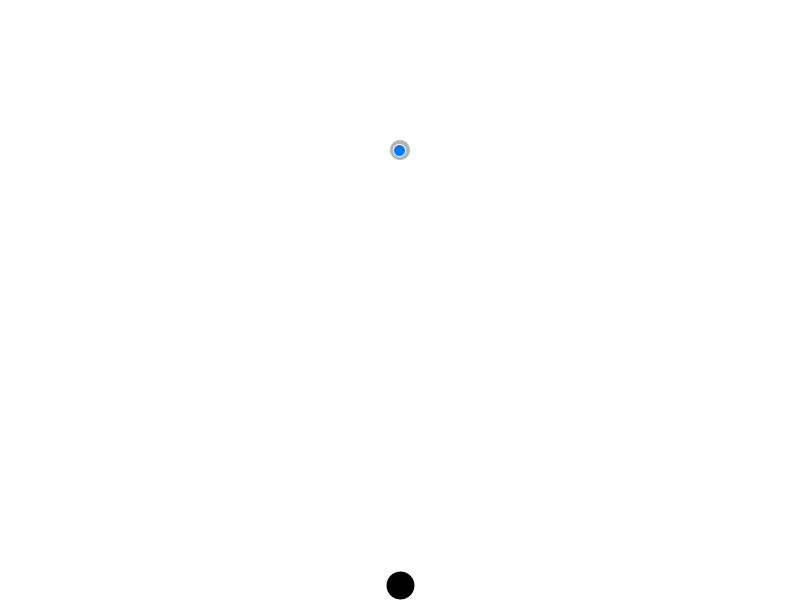
Frame 1 (no input)
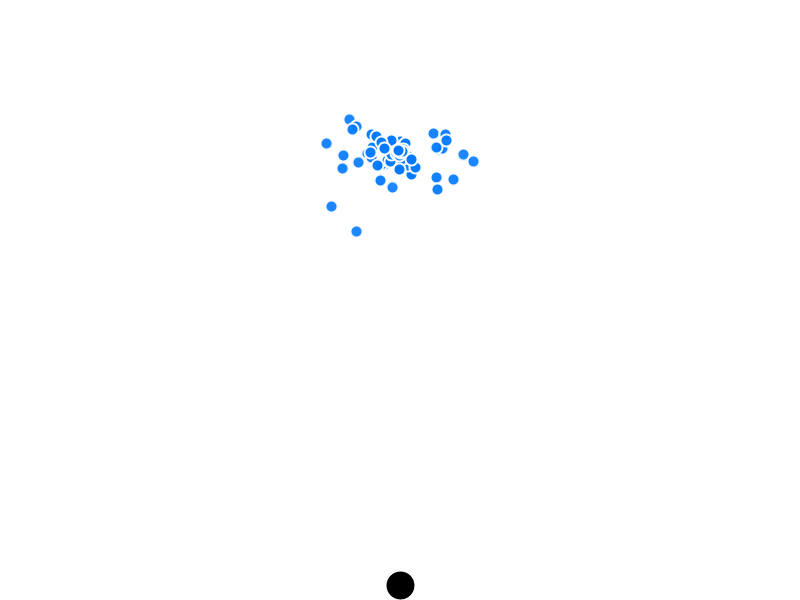
Frame 60 (the mouse pressed at the canvas centre just before this capture)
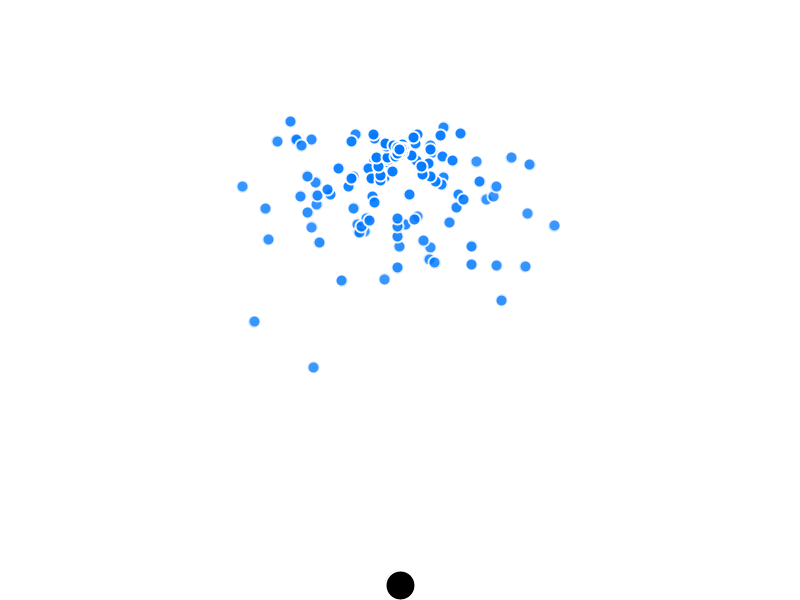
Frame 120 (the mouse held since frame 60 and released just before this capture)

The Processing sketch that drew these frames (run headless with seeded random() and noise(); from frame 60 on, the mouse is pressed at the canvas centre):

// Processing sketch: Labo01B
// ── Labo01B.pde
int currentTime;
int previousTime;
int deltaTime;

Player player;
ParticleSystem particleSystem;

boolean variationPair = true;

void setup() {
  size(800, 600);

  currentTime = millis();
  previousTime = millis();

  player = new Player(width / 2, height - 15);

  particleSystem = new ParticleSystem(new PVector(width / 2, height * 0.25),5 , 1000, variationPair );

  particleSystem.setDistance(320/2, 360/2);
  //120 - 160
}

void draw() {
  timeManagement();
  update(deltaTime);
  display();
}

void update(int delta) {
  player.update(delta);
  particleSystem.update(delta, player);
}

void display() {
  background(255);

  particleSystem.display();
  player.display();
}

void timeManagement() {
  currentTime = millis();
  deltaTime = currentTime - previousTime;
  previousTime = currentTime;
}

// ── GraphicObject.pde
abstract class GraphicObject {

  PVector location;
  PVector velocity;
  PVector acceleration;

  color fillColor = color(200);
  color strokeColor = color(255);
  float strokeWeightValue = 1;

  abstract void update(int deltaTime);

  abstract void display();
}

// ── Particle.pde
class Particle extends GraphicObject {

  float diameter = 12;
  float mass;
  float lifespan;

  boolean affected = false;

  boolean variationPair;

  Particle(PVector startPosition, boolean pair) {

    location = startPosition.copy();

    variationPair = pair;

    mass = random(0.8, 1.5);

    velocity = new PVector(
      random(-1.5, 1.5),
      random(-1, 1)
    );

    acceleration = new PVector(0, 0);

    lifespan = 255;
  }

  void applyForce(PVector force) {

    PVector f = PVector.div(force, mass);

    acceleration.add(f);
  }

  void update(int deltaTime) {

    velocity.add(acceleration);

    velocity.limit(200);

    location.add(velocity);

    lifespan -= 0.5;

    acceleration.mult(0);
  }

  void display() {

    stroke(255, lifespan);


      if (affected) {
        fill(0, 255, 0, lifespan);
      } else {
        fill(0, 120, 255, lifespan);
      }

    ellipse(
      location.x,
      location.y,
      diameter,
      diameter
    );
  }

  boolean isDead() {
    return lifespan <= 0;
  }

  void setAffected(boolean value) {
    affected = value;
  }
}

// ── ParticleSystem.pde
class ParticleSystem {

  PVector position;

  ArrayList<Particle> particles;

  int particleRate;
  int lastParticleTime;
  int maxParticles;

  float activationDistance;
  float deactivationDistance;

  boolean variationPair;

  ParticleSystem(
    PVector position,
    int particleRate,
    int maxParticles,
    boolean pair
  ) {

    this.position = position.copy();
    this.particleRate = particleRate;
    this.maxParticles = maxParticles;
    this.variationPair = pair;

    lastParticleTime = 0;

    particles = new ArrayList<Particle>();

    activationDistance = 150;
    deactivationDistance = 190;
  }

  void setDistance(
    float activation,
    float deactivation
  ) {

    activationDistance = max(0, activation);

    deactivationDistance = max(
      activationDistance,
      deactivation
    );
  }

  void update(int deltaTime, Player player) {

    if (
      millis() - lastParticleTime > particleRate
      &&
      particles.size() < maxParticles
    ) {

      lastParticleTime = millis();

      particles.add(
        new Particle(
          position,
          variationPair
        )
      );
    }

    for (
      int i = particles.size() - 1;
      i >= 0;
      i--
    ) {

      Particle p = particles.get(i);

      PVector gravity = new PVector(
        0,
        0.015 * p.mass
      );

      p.applyForce(gravity);

      float distance = PVector.dist(
        p.location,
        player.location
      );

      if (
        !p.affected
        &&
        distance <= activationDistance
      ) {
        p.setAffected(true);
      }

      if (
        p.affected
        &&
        distance >= deactivationDistance
      ) {
        p.setAffected(false);
      }

      if (p.affected) {
        PVector attraction = player.attract(p);
        p.applyForce(attraction);
      }

      p.update(deltaTime);

      if (p.isDead()) {
        particles.remove(i);
      }
    }
  }

  void display() {

    noStroke();
    fill(180);

    ellipse(
      position.x,
      position.y,
      20,
      20
    );

    for (Particle p : particles) {
      p.display();
    }
  }
}

// ── Player.pde
class Player extends GraphicObject {

  float diameter = 30;
  float speed = 5;

  float mass = 280;

  float G = 50;

  Player(float x, float y) {
    location = new PVector(x, y);
    velocity = new PVector(0, 0);
    acceleration = new PVector(0, 0);
  }

  void update(int deltaTime) {

    velocity.x = 0;

    if (keyPressed && (key == 'a' || key == 'A')) {
      velocity.x = -speed;
    }

    if (keyPressed && (key == 'd' || key == 'D')) {
      velocity.x = speed;
    }

    location.add(velocity);

    location.x = constrain(
      location.x,
      diameter / 2,
      width - diameter / 2
    );
  }

  void display() {
    stroke(255);
    strokeWeight(2);
    fill(0);

    ellipse(
      location.x,
      location.y,
      diameter,
      diameter
    );
  }

  PVector attract(Particle particle) {

    PVector force = PVector.sub(location, particle.location);

    float distance = force.mag();

    distance = constrain(distance, 20, 260);

    float magnitude =
      (G * mass * particle.mass)
      /
      (distance * distance);

    force.setMag(magnitude);

    return force;
  }
}
